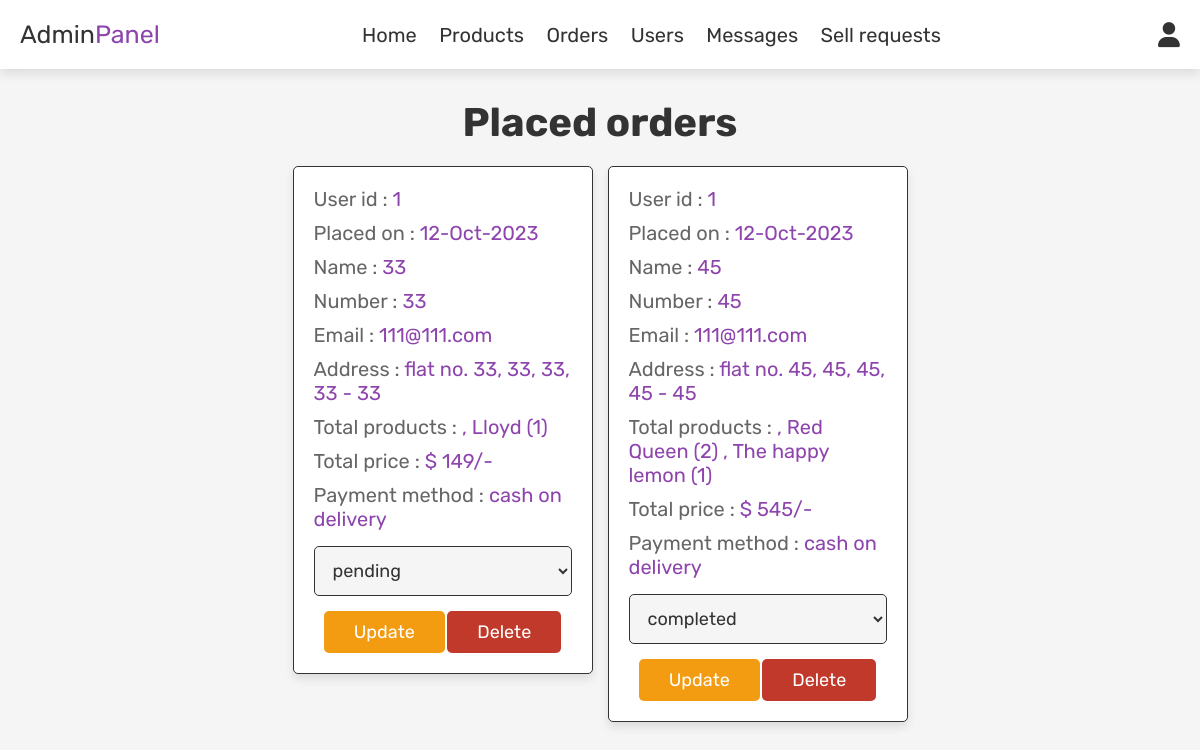
Before: /admin_orders.php (signed in) with the older database file.
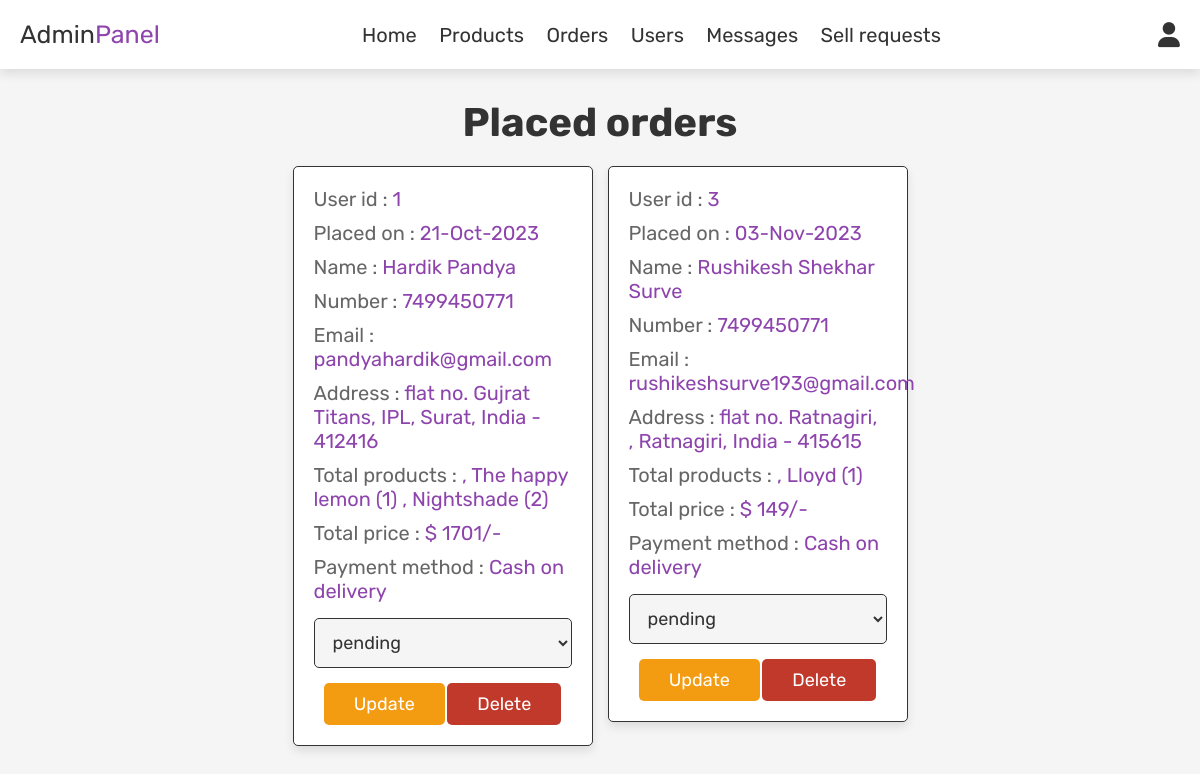
After: the same page with the newer database file.
### tables this page shows
CREATE TABLE `orders` (
  `id` int NOT NULL AUTO_INCREMENT,
  `user_id` int NOT NULL,
  `name` varchar(100) NOT NULL,
  `number` varchar(12) NOT NULL,
  `email` varchar(100) NOT NULL,
  `method` varchar(50) NOT NULL,
  `address` varchar(500) NOT NULL,
  `total_products` varchar(1000) NOT NULL,
  `total_price` int NOT NULL,
  `placed_on` varchar(50) NOT NULL,
  `payment_status` varchar(20) NOT NULL DEFAULT 'pending',
  PRIMARY KEY (`id`)
);

### admin_orders.php (the view, shortened to what this page needs)
<?php
include 'config.php';
?>
<!DOCTYPE html>
<html lang="en">
<head>
   <link rel="stylesheet" href="https://cdnjs.cloudflare.com/ajax/libs/font-awesome/6.0.0/css/all.min.css">
   <link rel="stylesheet" href="css/all.min.css">
   <link rel="stylesheet" href="css/admin_style.css">
</head>
<body>
   <?php include 'admin_header.php'; ?>
   <section class="orders">
      <h1 class="title">Placed orders</h1>
      <div class="box-container">
         <?php
         $select_orders = mysqli_query($conn, "SELECT * FROM `orders`") or die('Query failed');
         if (mysqli_num_rows($select_orders) > 0) {
            while ($fetch_orders = mysqli_fetch_assoc($select_orders)) {
               ?>
               <div class="box">
                  <p> User id : <span>
                        <?php echo $fetch_orders['user_id']; ?>
                     </span> </p>
                  <p> Placed on : <span>
                        <?php echo $fetch_orders['placed_on']; ?>
                     </span> </p>
                  <p> Name : <span>
                        <?php echo $fetch_orders['name']; ?>
                     </span> </p>
                  <p> Number : <span>
                        <?php echo $fetch_orders['number']; ?>
                     </span> </p>
                  <p> Email : <span>
                        <?php echo $fetch_orders['email']; ?>
                     </span> </p>
                  <p> Address : <span>
                        <?php echo $fetch_orders['address']; ?>
                     </span> </p>
                  <p> Total products : <span>
                        <?php echo $fetch_orders['total_products']; ?>
                     </span> </p>
                  <p> Total price : <span>$
                        <?php echo $fetch_orders['total_price']; ?>/-
                     </span> </p>
                  <p> Payment method : <span>
                        <?php echo $fetch_orders['method']; ?>
                     </span> </p>
                  <form action="" method="post">
                     <select name="update_payment">
                        <option value="" selected disabled>
                           <?php echo $fetch_orders['payment_status']; ?>
                        </option>
                     </select>
                     <input type="submit" value="update" name="update_order" class="option-btn">
                     <a href="admin_orders.php?delete=<?php echo $fetch_orders['id']; ?>"
                        onclick="return confirm('Delete this order?');" class="delete-btn">Delete</a>
                  </form>
               </div>
               <?php
            }
         } else {
            echo '<p class="empty">No orders placed yet!</p>';
         }
         ?>
      </div>
   </section>
</body>
</html>

Changed rows visible on the page:
removed orders: user "1", placed_on "12-Oct-2023", name "33", number "33", email "111@111.com", address "flat no. 33, 33, 33, 33 - 33", total_products ", Lloyd (1)", total_price "149", method "cash on delivery", update_payment "pending"
removed orders: user "1", placed_on "12-Oct-2023", name "45", number "45", email "111@111.com", address "flat no. 45, 45, 45, 45 - 45", total_products ", Red Queen (2) , The happy lemon (1)", total_price "545", method "cash on delivery", update_payment "completed"
added orders: user "1", placed_on "21-Oct-2023", name "Hardik Pandya", number "7499450771", email "pandyahardik@gmail.com", address "flat no. Gujrat Titans, IPL, Surat, India - 412416", total_products ", The happy lemon (1) , Nightshade (2)", total_price "1701", method "Cash on delivery", update_payment "pending"
added orders: user "3", placed_on "03-Nov-2023", name "Rushikesh Shekhar Surve", number "7499450771", email "rushikeshsurve193@gmail.com", address "flat no. Ratnagiri, , Ratnagiri, India - 415615", total_products ", Lloyd (1)", total_price "149", method "Cash on delivery", update_payment "pending"
